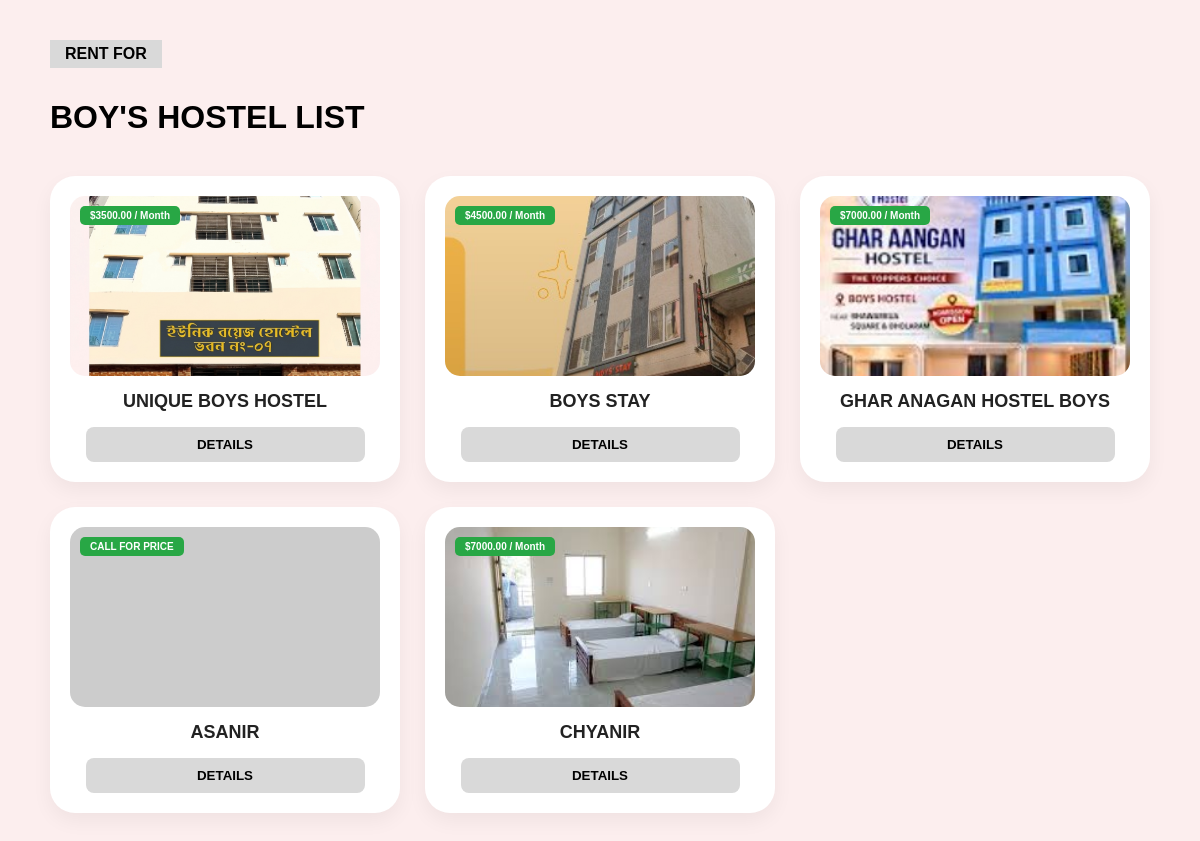
The page /hostels/boys/ on the database its author committed.
### core/models.py (models this page shows, shortened)
class Hostel(models.Model):
    GENDER_CHOICES = [('G', 'Girls'), ('B', 'Boys')]
    title = models.CharField(max_length=200, blank=True)
    location = models.CharField(max_length=255, blank=True)
    price_per_month = models.DecimalField(max_digits=10, decimal_places=2, default=0)
    gender = models.CharField(max_length=1, choices=GENDER_CHOICES, blank=True)
    room_details = models.CharField(max_length=255, blank=True, null=True, help_text="e.g. 3-Bed Sharing (Spacious Room)")
    meal_plan = models.TextField(blank=True, null=True, help_text="Describe the meal system and menu")
    facilities_list = models.TextField(blank=True, null=True, help_text="Enter other facilities (one per line)")
    owner = models.ForeignKey(Owner, on_delete=models.CASCADE, null=True, blank=True)
    image = models.ImageField(upload_to='hostels/', null=True, blank=True)

### core/views.py (the view)
# urls.py: path('hostels/boys/', views.boys_hostel_view, name='boys_hostel'),
def boys_hostel_view(request):
    hostels = Hostel.objects.filter(gender='B')
    return render(request, 'boys_hostel.html', {'hostels': hostels})

### core/templates/boys_hostel.html (shortened to what this page needs)
<!DOCTYPE html>
<html lang="en">
<head>
</head>
<body>
<div class="container">
    <div class="label-tag">RENT FOR</div>
    <h1 class="main-title">BOY'S HOSTEL LIST</h1>
    <div class="hostel-grid">
        {% for hostel in hostels %}
        <div class="hostel-card">
            <div class="image-wrapper">
                <div class="price-tag">
                    {% if hostel.price_per_month > 0 %}
                        ${{ hostel.price_per_month }} / Month
                    {% else %}
                        CALL FOR PRICE
                    {% endif %}
                </div>
                {% if hostel.image %}
                    <img src="{{ hostel.image.url }}" alt="{{ hostel.title }}">
                {% else %}
                    <img src="https://via.placeholder.com/180" alt="No Image">
                {% endif %}
            </div>
            <h4>{{ hostel.title|upper }}</h4>
            <a href="{% url 'property_details' hostel.id %}" style="text-decoration: none;">
               <button class="details-btn">DETAILS</button>
            </a>
        </div>
        {% empty %}
        <p>No hostels found in the database. Please add some in the Admin panel.</p>
        {% endfor %}
        </div>
</div>
</body>
</html>

### core/templates/boys_hostel.html (style rules this page uses)
body { background-color: #fceeee; font-family: Arial, sans-serif; margin: 0; padding: 40px; }
.container { max-width: 1100px; margin: 0 auto; }
.label-tag { background-color: #d9d9d9; padding: 5px 15px; display: inline-block; font-weight: bold; margin-bottom: 10px; }
.main-title { font-size: 32px; font-weight: bold; margin-bottom: 40px; text-transform: uppercase; }
.hostel-grid { display: grid; grid-template-columns: repeat(3, 1fr); gap: 25px; }
.hostel-card { background-color: white; border-radius: 25px; padding: 20px; box-shadow: 0 8px 20px rgba(0,0,0,0.05); text-align: center; }
.image-wrapper { position: relative; margin-bottom: 15px; overflow: hidden; border-radius: 15px; }
.price-tag { position: absolute; top: 10px; left: 10px; background-color: #28a745; color: white; font-size: 10px; padding: 4px 10px; border-radius: 5px; font-weight: bold; z-index: 2; }
.hostel-card img { width: 100%; height: 180px; object-fit: cover; display: block; }
.hostel-card h4 { margin: 15px 0; font-size: 18px; color: #222; }
.details-btn { background-color: #d9d9d9; border: none; width: 90%; padding: 10px; border-radius: 8px; font-weight: bold; cursor: pointer; text-transform: uppercase; transition: background 0.3s; }

### rows shown on the page
Hostel: price_per_month "3500.00", image (picture), title "UNIQUE BOYS HOSTEL"
Hostel: price_per_month "4500.00", image (picture), title "BOYS STAY"
Hostel: price_per_month "7000.00", image (picture), title "GHAR ANAGAN HOSTEL BOYS"
Hostel: price_per_month "CALL FOR PRICE", title "ASANIR"
Hostel: price_per_month "7000.00", image (picture), title "CHYANIR"
